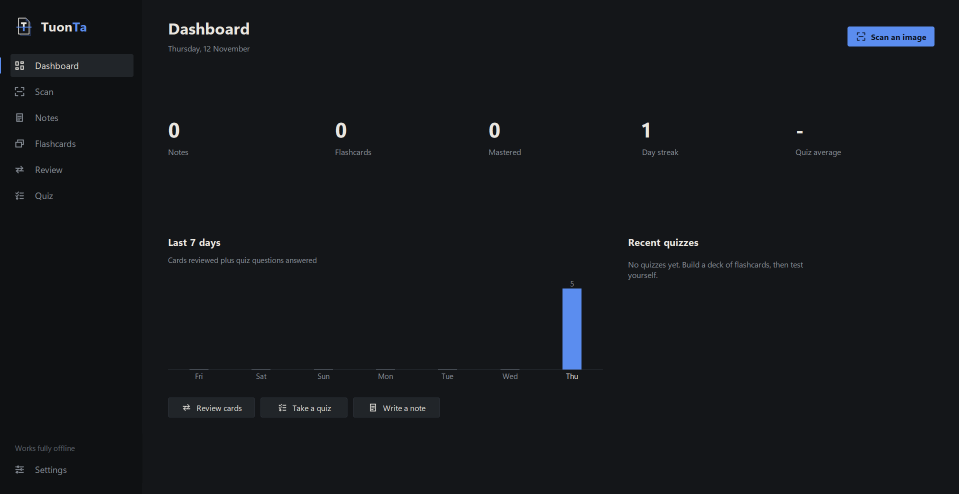
#> input picture Imahe/dashboard.png, 1917 x 987 px (shown at 1/2 size)
$ python -i ocr.py   (imports and definitions only)
#> lines starting #> are read from the running program, lines starting #| are printed output that depends on the picture
#> further down, picture is the input picture: PIL image 1917x987 RGBA; mean R, G, B, A 21.2, 23.5, 27.1, 255
"""Offline OCR through Tesseract, with Pillow pre-processing."""
from __future__ import annotations

import re
import shutil
from pathlib import Path

from PIL import Image, ImageFilter, ImageOps, ImageStat, UnidentifiedImageError

from ..config import MAX_IMAGE_MB, SUPPORTED_SUFFIXES

try:
    import pytesseract
except ImportError:  # handled with a friendly message at call time
    pytesseract = None

_COMMON = (
    r"C:\Program Files\Tesseract-OCR\tesseract.exe",
    r"C:\Program Files (x86)\Tesseract-OCR\tesseract.exe",
    "/usr/bin/tesseract", "/usr/local/bin/tesseract", "/opt/homebrew/bin/tesseract",
)
INSTALL_HINT = (
    "Tesseract OCR was not found. Install it (Windows: github.com/UB-Mannheim/tesseract/wiki, "
    "macOS: brew install tesseract, Linux: apt install tesseract-ocr) or set its path in Settings."
)
LAYOUTS = {"Full page": 3, "Single block": 6, "Sparse text": 11}


class OCRError(Exception):
    """A problem the user can act on."""


# [48 lines left out: functions locate_tesseract, configure, status, languages, load_image, not called in this run]


def preprocess(img: Image.Image) -> Image.Image:
    """Grayscale, upscale small screenshots, stretch contrast, fix dark themes, sharpen."""
    gray = ImageOps.grayscale(img)
    short = min(gray.size)
#> short = 987
    if short < 1000:
        factor = min(3.0, 1000 / short)
#> factor = 1.01
        gray = gray.resize((round(gray.width * factor), round(gray.height * factor)), Image.LANCZOS)
#> gray: PIL image 1942x1000 L
    gray = ImageOps.autocontrast(gray, cutoff=1)
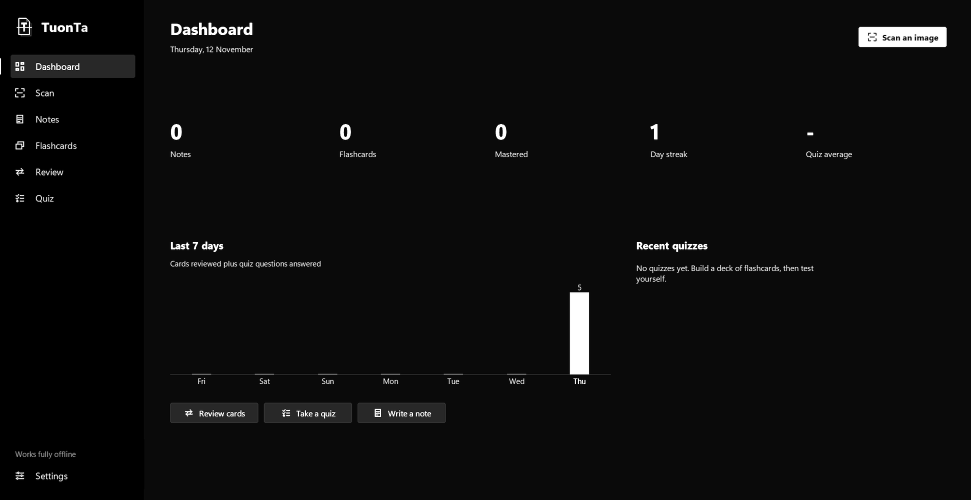
#> gray: PIL image 1942x1000 L (shown at 1/2 size); min 0, max 255, mean 12.7
    if ImageStat.Stat(gray).mean[0] < 110:  # light text on dark background
        gray = ImageOps.invert(gray)
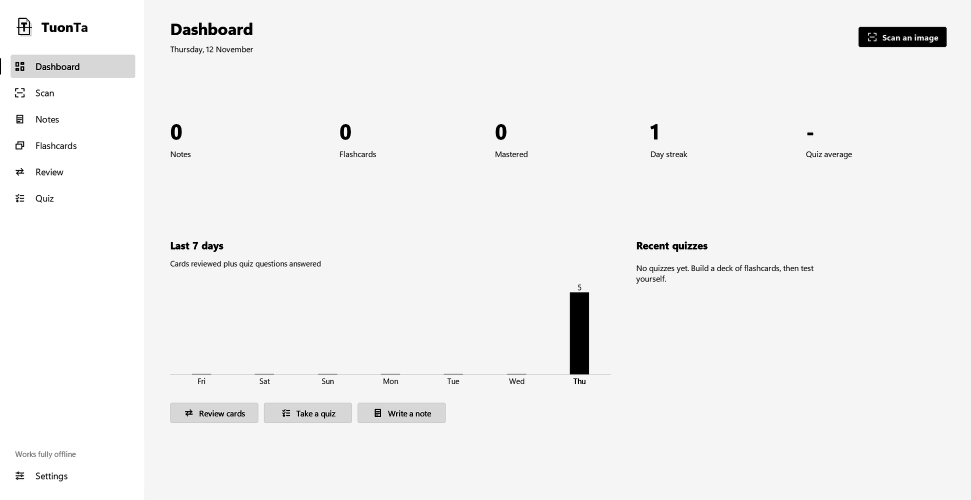
#> gray: PIL image 1942x1000 L (shown at 1/2 size); min 0, max 255, mean 242.3
    return gray.filter(ImageFilter.SHARPEN)


def clean_text(text: str) -> str:
    text = "\n".join(line.rstrip() for line in text.replace("\x0c", "").splitlines())
    return re.sub(r"\n{3,}", "\n\n", text).strip()


# [16 lines left out: function extract_text, not called in this run]

>>> from PIL import Image
>>> picture = Image.open('../../Imahe/dashboard.png')
>>> result = preprocess(picture)

$ run again, on Imahe/flashcard.png
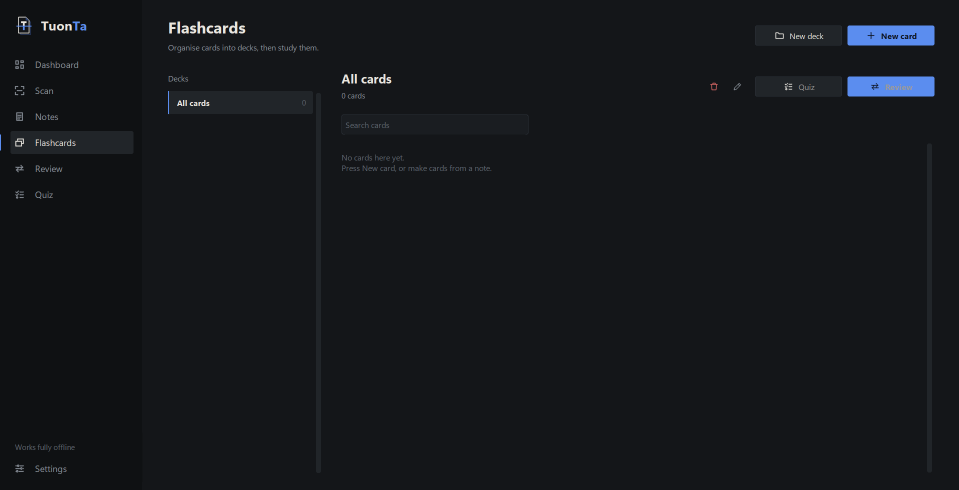
#> input picture Imahe/flashcard.png, 1917 x 980 px (shown at 1/2 size)
#> picture is the input picture: PIL image 1917x980 RGBA; mean R, G, B, A 21, 23.4, 27, 255
#> in preprocess, `gray = ImageOps.invert(gray)`:
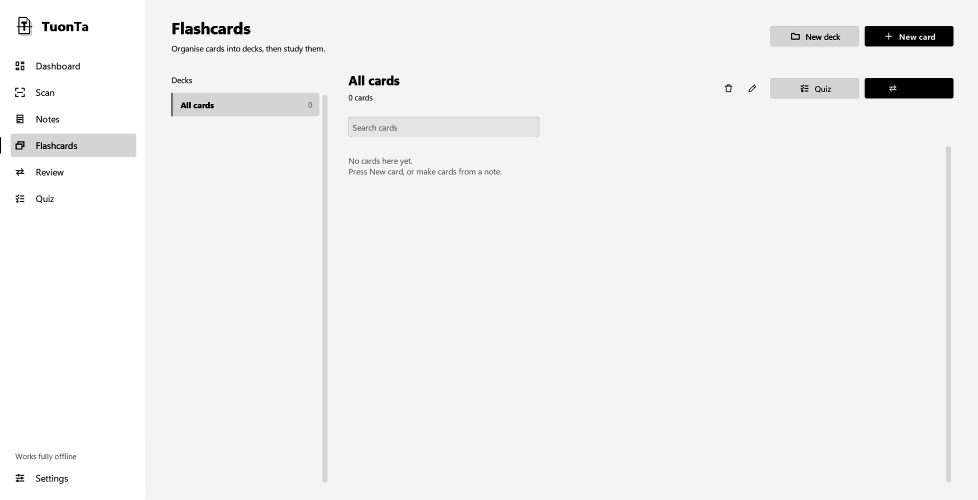
#> gray: PIL image 1956x1000 L (shown at 1/2 size); min 0, max 255, mean 241.4

$ run again, on Imahe/notes.png
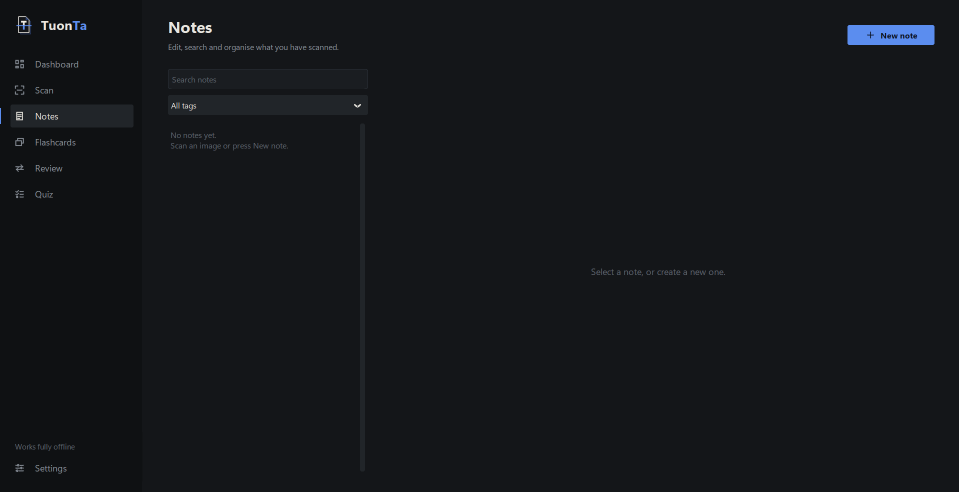
#> input picture Imahe/notes.png, 1917 x 983 px (shown at 1/2 size)
#> picture is the input picture: PIL image 1917x983 RGBA; mean R, G, B, A 20.4, 22.6, 25.8, 255
#> in preprocess, `gray = ImageOps.autocontrast(gray, cutoff=1)`:
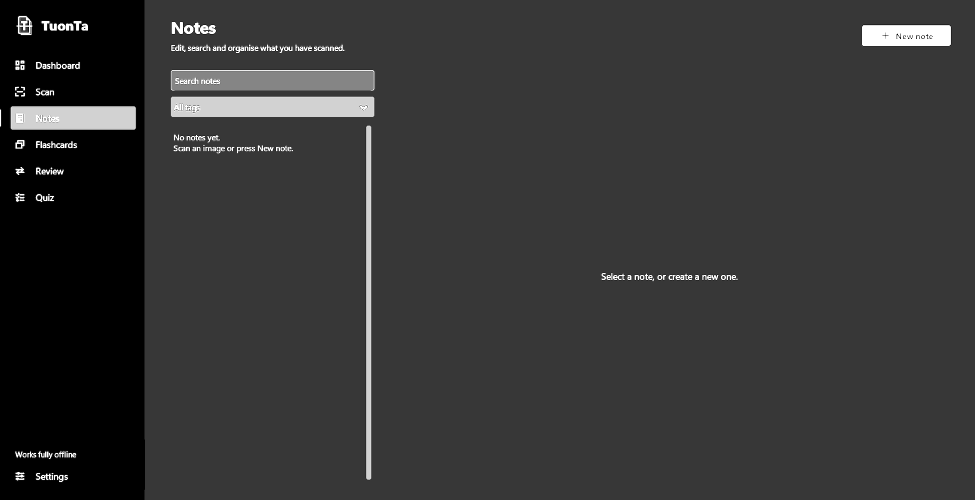
#> gray: PIL image 1950x1000 L (shown at 1/2 size); min 0, max 255, mean 52.8
#> in preprocess, `gray = ImageOps.invert(gray)`:
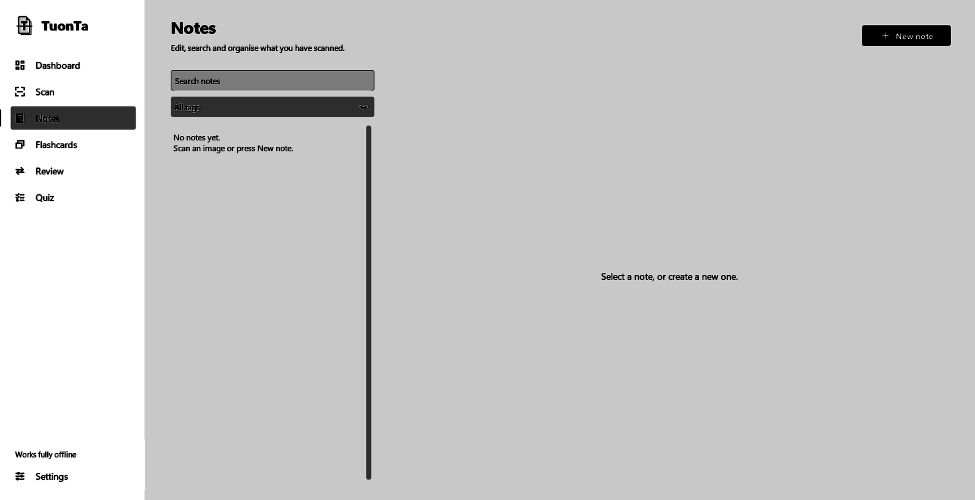
#> gray: PIL image 1950x1000 L (shown at 1/2 size); min 0, max 255, mean 202.2

$ run again, on Imahe/quiz.png
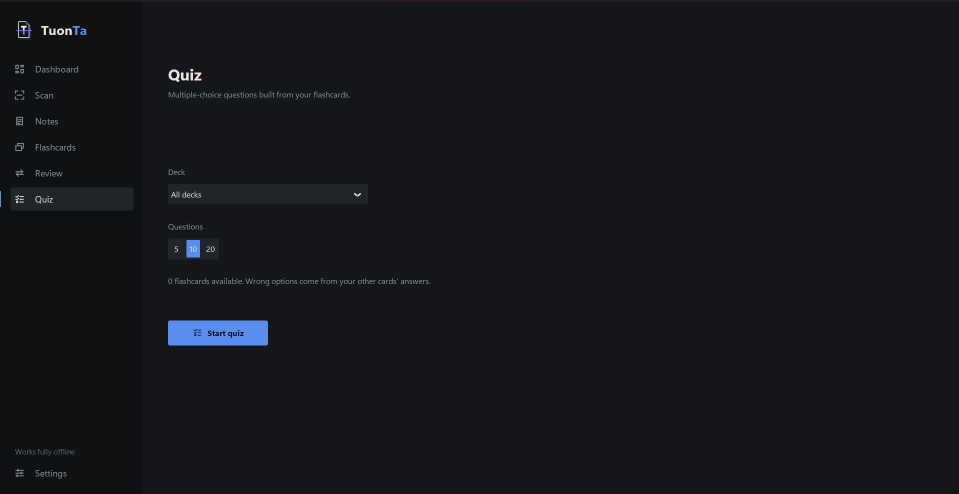
#> input picture Imahe/quiz.png, 1917 x 987 px (shown at 1/2 size)
#> picture is the input picture: PIL image 1917x987 RGBA; mean R, G, B, A 20.5, 22.8, 26.2, 255
#> in preprocess, `gray = ImageOps.autocontrast(gray, cutoff=1)`:
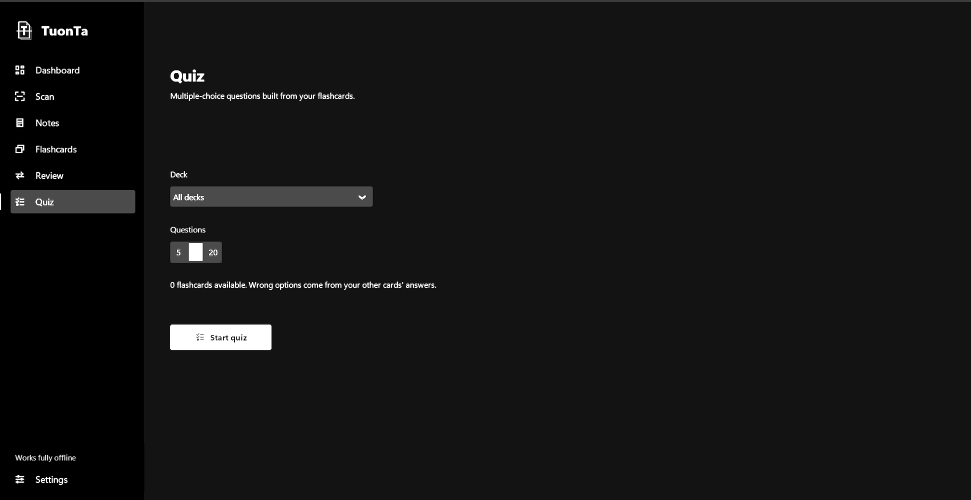
#> gray: PIL image 1942x1000 L (shown at 1/2 size); min 0, max 255, mean 20.1
#> in preprocess, `gray = ImageOps.invert(gray)`:
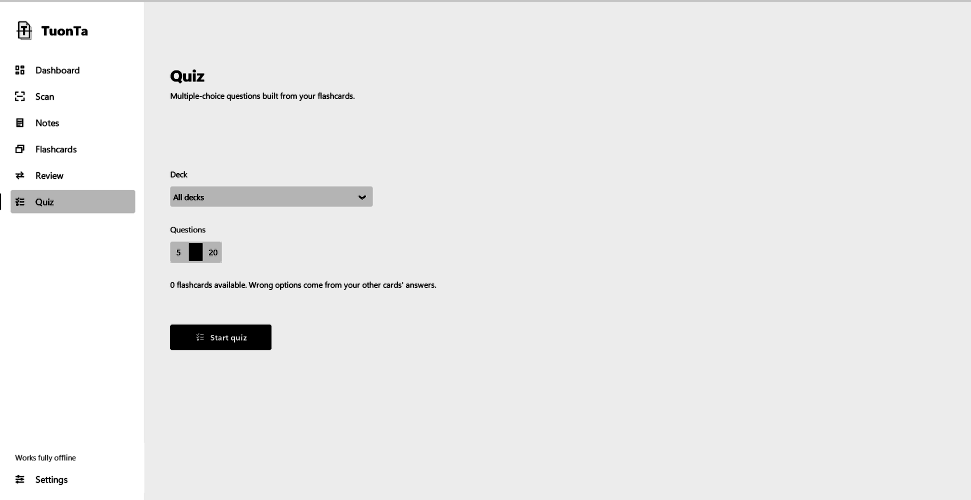
#> gray: PIL image 1942x1000 L (shown at 1/2 size); min 0, max 255, mean 234.9
